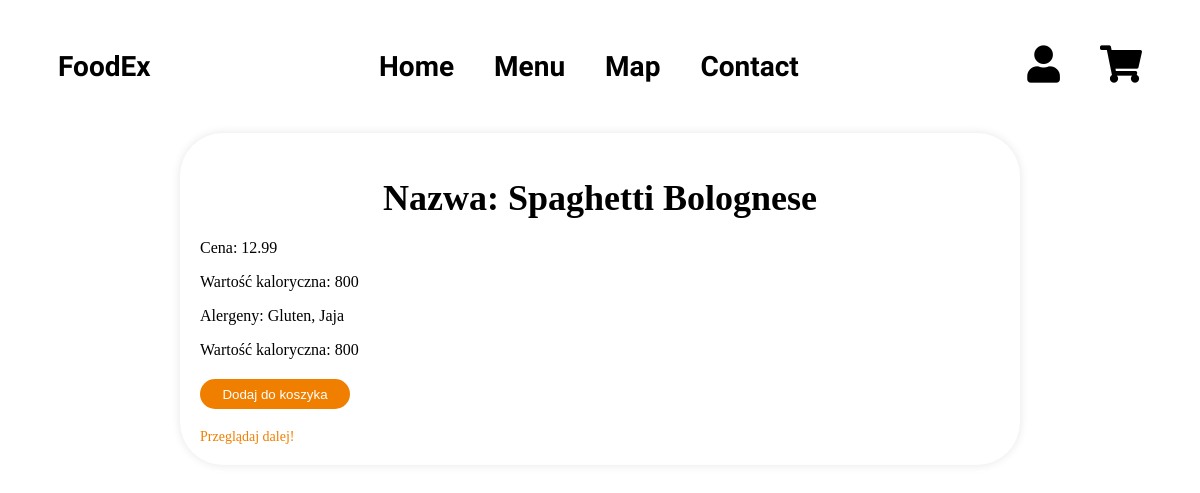
Screenshot of /product.php?id=1 with the database file from the repository.
### tables this page shows
CREATE TABLE `dania` (
  `id` int(11) NOT NULL,
  `Nazwa` text DEFAULT NULL,
  `Cena` float DEFAULT NULL,
  `w_kaloryczna` int(11) NOT NULL,
  `alergeny` varchar(255) NOT NULL,
  `src` varchar(255) NOT NULL
);

### product.php (the view, shortened to what this page needs)
<!DOCTYPE html>
<html lang="en">
<head>
</head>
<body>
    <?php
require_once "nav.php";
    ?>
    <div class="container">
        <?php
        require_once "connection.php";
        if (isset($_GET['id'])) {
            $id = $_GET['id'];
            $sql = "SELECT * FROM `dania` WHERE `id` = $id";
            $result = $connection->query($sql);
            if ($row = $result->fetch_assoc()) {
                echo "<h1>Nazwa: " . $row['Nazwa'] . "</h1>";
                echo "<p>Cena: " . $row['Cena'] . "</p>";
                echo "<p>Wartość kaloryczna: " . $row['w_kaloryczna'] . "</p>";
                echo "<p>Alergeny: " . $row['alergeny'] . "</p>";
                echo "<p>Wartość kaloryczna: " . $row['w_kaloryczna'] . "</p>";
                ?>
                <?php
                echo '<form action="koszyk/dodaj.php" method="POST">';
                echo '<input class="dodaj" type="submit" value="Dodaj do koszyka">';
                echo '</form><br>';
                echo '<a class="xd" href="products.php">Przeglądaj dalej!</a>';
            } else {
                echo "Produkt o podanym ID nie został znaleziony.";
            }
        } else {
            echo "Nieprawidłowe ID produktu.";
        }
        ?>
    </div>
</body>
</html>

### product.php (style rules this page uses)
.container { max-width: 800px; margin: 0 auto; background-color: #ffffff; box-shadow: 0 0 10px rgba(0, 0, 0, 0.1); padding: 20px; border-radius: 43px; }
h1 { font-size: 36px; text-align: center; margin-bottom: 20px; }
a { color: #f07f00; text-decoration: none; }
form { margin-top: 20px; }
input[type="submit"] { background-color: #f07f00; color: #ffffff; border: none; cursor: pointer; border-radius: 41px; }
.dodaj { width: 150px; height: 30px; }
.xd { color: #F07F00; font-size: 14px; text-decoration: none; transition: color 0.3s; }

### nav.php (style rules this page uses)
a { text-decoration: none; color: inherit; }

### rows the page displays
dania: Nazwa "Spaghetti Bolognese", Cena "12.99", w_kaloryczna "800", alergeny "Gluten, Jaja"
